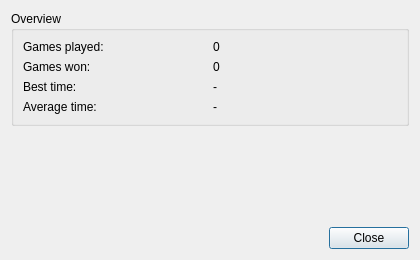
<?xml version="1.0" encoding="UTF-8"?>
<ui version="4.0">
 <class>PlayerStats</class>
 <widget class="QDialog" name="PlayerStats">
  <property name="geometry">
   <rect>
    <x>0</x>
    <y>0</y>
    <width>420</width>
    <height>260</height>
   </rect>
  </property>
  <property name="windowTitle">
   <string>Player Stats</string>
  </property>
  <layout class="QVBoxLayout" name="verticalLayout">
   <item>
    <widget class="QGroupBox" name="groupOverview">
     <property name="title">
      <string>Overview</string>
     </property>
     <layout class="QGridLayout" name="gridLayout">
      <item row="0" column="0">
       <widget class="QLabel" name="labelGamesPlayed">
        <property name="text">
         <string>Games played:</string>
        </property>
       </widget>
      </item>
      <item row="0" column="1">
       <widget class="QLabel" name="valueGamesPlayed">
        <property name="text">
         <string>0</string>
        </property>
       </widget>
      </item>
      <item row="1" column="0">
       <widget class="QLabel" name="labelGamesWon">
        <property name="text">
         <string>Games won:</string>
        </property>
       </widget>
      </item>
      <item row="1" column="1">
       <widget class="QLabel" name="valueGamesWon">
        <property name="text">
         <string>0</string>
        </property>
       </widget>
      </item>
      <item row="2" column="0">
       <widget class="QLabel" name="labelBestTime">
        <property name="text">
         <string>Best time:</string>
        </property>
       </widget>
      </item>
      <item row="2" column="1">
       <widget class="QLabel" name="valueBestTime">
        <property name="text">
         <string>-</string>
        </property>
       </widget>
      </item>
      <item row="3" column="0">
       <widget class="QLabel" name="labelAverageTime">
        <property name="text">
         <string>Average time:</string>
        </property>
       </widget>
      </item>
      <item row="3" column="1">
       <widget class="QLabel" name="valueAverageTime">
        <property name="text">
         <string>-</string>
        </property>
       </widget>
      </item>
     </layout>
    </widget>
   </item>
   <item>
    <spacer name="verticalSpacer">
     <property name="orientation">
      <enum>Qt::Vertical</enum>
     </property>
     <property name="sizeHint" stdset="0">
      <size>
       <width>20</width>
       <height>40</height>
      </size>
     </property>
    </spacer>
   </item>
   <item>
    <layout class="QHBoxLayout" name="horizontalLayout">
     <item>
      <spacer name="horizontalSpacer">
       <property name="orientation">
        <enum>Qt::Horizontal</enum>
       </property>
       <property name="sizeHint" stdset="0">
        <size>
         <width>40</width>
         <height>20</height>
        </size>
       </property>
      </spacer>
     </item>
     <item>
      <widget class="QPushButton" name="btnClose">
       <property name="text">
        <string>Close</string>
       </property>
      </widget>
     </item>
    </layout>
   </item>
  </layout>
 </widget>
 <resources/>
 <connections/>
</ui>
